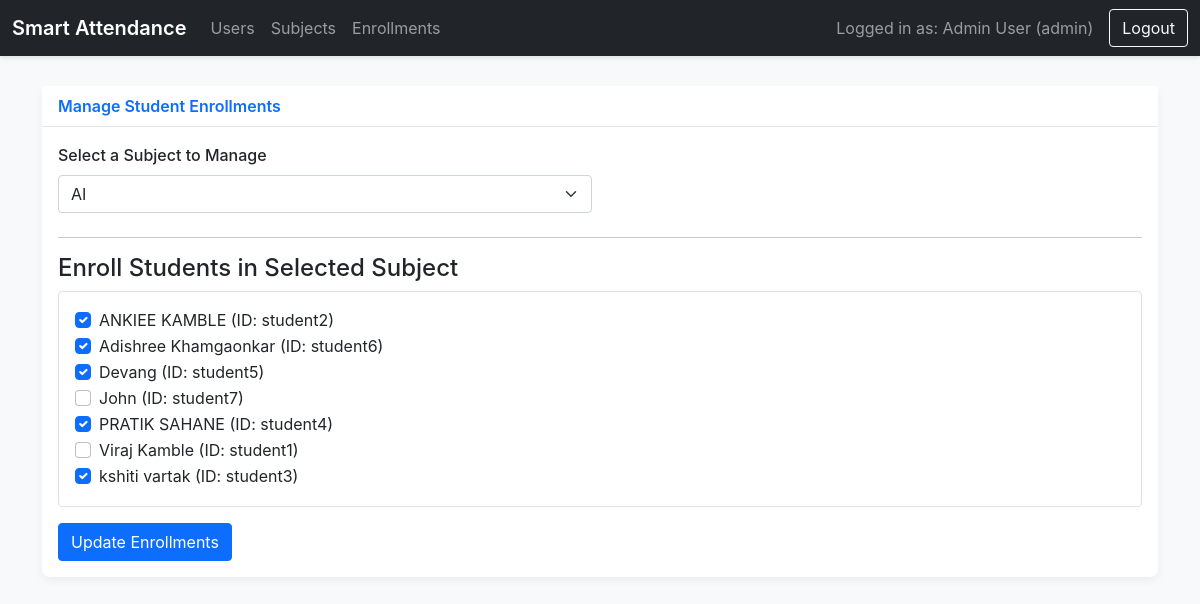
The app's page /admin/enrollments?subject_id=1 (signed in) with its own data.
### tables this page shows
CREATE TABLE users (
        user_id TEXT PRIMARY KEY,
        name TEXT NOT NULL,
        role TEXT NOT NULL,
        password TEXT NOT NULL
    , face_image TEXT);

### app.py (the view, shortened to what this page needs)
@app.route('/admin/enrollments', methods=['GET', 'POST'])
@login_required
@role_required('admin')
def manage_enrollments():
    selected_subject_id = request.args.get('subject_id', type=int)
    enrolled_students = [s['user_id'] for s in db.get_enrolled_students(selected_subject_id)] if selected_subject_id else []
    return render_template('manage_enrollments.html', subjects=db.get_all_subjects(), students=db.get_all_users_by_role('student'),
                           selected_subject_id=selected_subject_id, enrolled_students=enrolled_students)

### app.py (called while the page is built)
def login_required(f):
    @wraps(f)
    def decorated_function(*args, **kwargs):
        if 'user_id' not in session:
            return redirect(url_for('login'))
        return f(*args, **kwargs)
    return decorated_function

def role_required(role_name):
    def wrapper(f):
        @wraps(f)
        def decorated_function(*args, **kwargs):
            if session.get('role') != role_name:
                flash("You do not have permission to access this page.", "danger")
                return redirect(url_for('dashboard'))
            return f(*args, **kwargs)
        return decorated_function
    return wrapper

### database_manager.py (called while the page is built)
def get_db_connection():
    conn = sqlite3.connect(DATABASE)
    conn.row_factory = sqlite3.Row
    return conn

def get_all_users_by_role(role=None):
    conn = get_db_connection()
    query, params = "SELECT * FROM users", []
    if role:
        query += " WHERE role = ?"
        params.append(role)
    query += " ORDER BY name"
    users = conn.cursor().execute(query, params).fetchall()
    conn.close()
    return users

def get_all_subjects():
    conn = get_db_connection()
    subjects = conn.cursor().execute("SELECT s.id, s.subject_name, u.name as teacher_name FROM subjects s JOIN users u ON s.teacher_id = u.user_id").fetchall()
    conn.close()
    return subjects

def get_enrolled_students(subject_id):
    conn = get_db_connection()
    students = conn.cursor().execute("SELECT u.* FROM users u JOIN enrollments e ON u.user_id = e.student_id WHERE e.subject_id = ?", (subject_id,)).fetchall()
    conn.close()
    return students

### templates/manage_enrollments.html (shortened to what this page needs)
{% extends "base.html" %}
{% block content %}
<div class="card">
    <div class="card-header">Manage Student Enrollments</div>
    <div class="card-body">
        <form method="get" class="mb-4">
            <div class="row g-3 align-items-end">
                <div class="col-md-6">
                    <label for="subject_id" class="form-label">Select a Subject to Manage</label>
                    <select class="form-select" id="subject_id" name="subject_id" onchange="this.form.submit()">
                        {% for subject in subjects %}
                            <option value="{{ subject.id }}" {% if subject.id == selected_subject_id %}selected{% endif %}>
                                {{ subject.subject_name }}
                            </option>
                        {% endfor %}
                    </select>
                </div>
            </div>
        </form>
        <hr>
        {% if selected_subject_id %}
        <h4>Enroll Students in Selected Subject</h4>
        <form action="{{ url_for('manage_enrollments') }}" method="post">
            <div class="scrollable-box mb-3">
                {% for student in students %}
                <div class="form-check">
                    <input class="form-check-input" type="checkbox" name="student_ids" value="{{ student.user_id }}" id="student_{{ student.user_id }}"
                        {% if student.user_id in enrolled_students %}checked{% endif %}>
                    <label class="form-check-label" for="student_{{ student.user_id }}">
                        {{ student.name }} (ID: {{ student.user_id }})
                    </label>
                </div>
                {% endfor %}
            </div>
            <button type="submit" class="btn btn-primary">Update Enrollments</button>
        </form>
        {% else %}
        <p class="text-muted">Please select a subject from the dropdown above to see the list of students.</p>
        {% endif %}
    </div>
</div>
{% endblock %}

### static/style.css (style rules this page uses)
body { background-color: #f8f9fa; font-family: -apple-system, BlinkMacSystemFont, "Segoe UI", Roboto, "Helvetica Neue", Arial, sans-serif; }
.card { border: none; box-shadow: 0 4px 8px rgba(0,0,0,.05); border-radius: 0.5rem; }
.card-header { background-color: #ffffff; border-bottom: 1px solid #e3e6f0; font-weight: 600; color: #0d6efd; display: flex; align-items: center; }
.form-label { font-weight: 500; }
.scrollable-box { max-height: 300px; overflow-y: auto; border: 1px solid #dee2e6; padding: 1rem; border-radius: 0.25rem; }

### records on screen
users: user_id "☑", name "ANKIEE KAMBLE", user_id "student2"
users: user_id "☑", name "Adishree Khamgaonkar", user_id "student6"
users: user_id "☑", name "Devang", user_id "student5"
users: name "John", user_id "student7"
users: user_id "☑", name "PRATIK SAHANE", user_id "student4"
users: name "Viraj Kamble", user_id "student1"
users: user_id "☑", name "kshiti vartak", user_id "student3"

### other values on screen
{{ session.name }} "Admin User"
{{ session.role }} "admin"
form field subject_id "AI"
